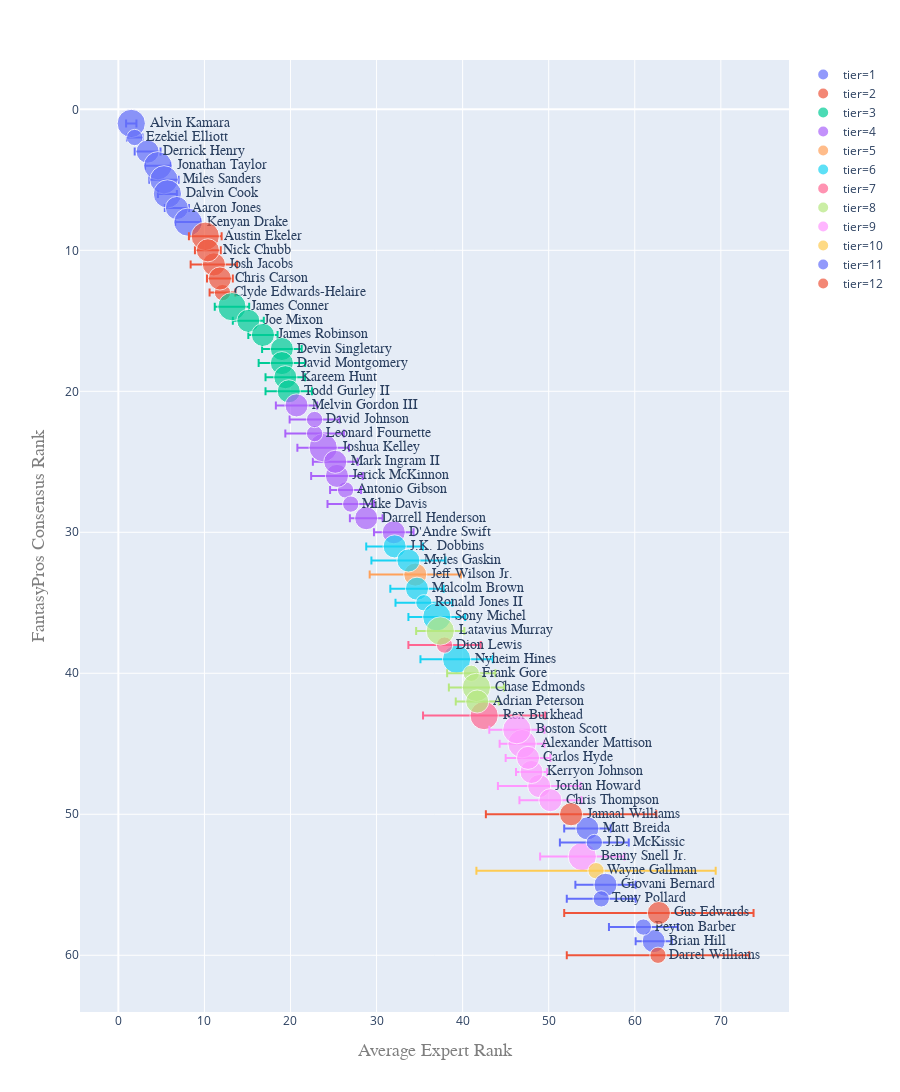

The code cell stored with this chart in its notebook:
### Code cell
rb =model('rb')

### Figure 1 — Plotly figure (JSON) as saved in the notebook; plotly's stock layout.template omitted (floating-point values rounded to 4 significant figures)
{"data": [{"textposition": "middle right", "hovertemplate": "tier=1<br>avg=%{x}<br>rank=%{y}<br>d_rank=%{marker.size}<br>name=%{text}", "showlegend": true, "legendgroup": "tier=1", "error_x": {"array": [0.6, 0.9, 1.5, 1.5, 1.7, 1.1, 1.4, 1.5]}, "name": "tier=1", "yaxis": "y", "text": ["Alvin Kamara", "Ezekiel Elliott", "Derrick Henry", "Jonathan Taylor", "Miles Sanders", "Dalvin Cook", "Aaron Jones", "Kenyan Drake"], "textfont": {"family": "sans serif", "size": 14}, "y": ["1", "2", "3", "4", "5", "6", "7", "8"], "hoverlabel": {"namelength": 0}, "mode": "markers+text", "xaxis": "x", "marker": {"opacity": 0.7, "sizeref": 0.0075, "color": "#636efa", "symbol": "circle", "sizemode": "area", "size": [3, 1, 2, 3, 3, 3, 2, 3]}, "x": [1.5, 1.9, 3.4, 4.6, 5.3, 5.7, 6.8, 8.1], "type": "scatter"}, {"textposition": "middle right", "hovertemplate": "tier=2<br>avg=%{x}<br>rank=%{y}<br>d_rank=%{marker.size}<br>name=%{text}", "showlegend": true, "legendgroup": "tier=2", "error_x": {"array": [1.5, 2.7, 1.5, 1.9, 1.5]}, "name": "tier=2", "yaxis": "y", "text": ["Clyde Edwards-Helaire", "Josh Jacobs", "Chris Carson", "Austin Ekeler", "Nick Chubb"], "textfont": {"family": "sans serif", "size": 14}, "y": ["13", "11", "12", "9", "10"], "hoverlabel": {"namelength": 0}, "mode": "markers+text", "xaxis": "x", "marker": {"opacity": 0.7, "sizeref": 0.0075, "color": "#EF553B", "symbol": "circle", "sizemode": "area", "size": [1, 2, 2, 3, 2]}, "x": [12.1, 11.1, 11.8, 10.1, 10.4], "type": "scatter"}, {"textposition": "middle right", "hovertemplate": "tier=3<br>avg=%{x}<br>rank=%{y}<br>d_rank=%{marker.size}<br>name=%{text}", "showlegend": true, "legendgroup": "tier=3", "error_x": {"array": [2, 1.8, 1.7, 2.3, 2.7, 2.3, 2.7]}, "name": "tier=3", "yaxis": "y", "text": ["James Conner", "Joe Mixon", "James Robinson", "Devin Singletary", "David Montgomery", "Kareem Hunt", "Todd Gurley II"], "textfont": {"family": "sans serif", "size": 14}, "y": ["14", "15", "16", "17", "18", "19", "20"], "hoverlabel": {"namelength": 0}, "mode": "markers+text", "xaxis": "x", "marker": {"opacity": 0.7, "sizeref": 0.0075, "color": "#00cc96", "symbol": "circle", "sizemode": "area", "size": [3, 2, 2, 2, 2, 2, 2]}, "x": [13.2, 15.1, 16.8, 19, 19, 19.4, 19.8], "type": "scatter"}, {"textposition": "middle right", "hovertemplate": "tier=4<br>avg=%{x}<br>rank=%{y}<br>d_rank=%{marker.size}<br>name=%{text}", "showlegend": true, "legendgroup": "tier=4", "error_x": {"array": [1.8, 1.9, 2.7, 3, 2.3, 3, 3.4, 2.9, 2.4, 2.6]}, "name": "tier=4", "yaxis": "y", "text": ["Antonio Gibson", "Darrell Henderson", "Mike Davis", "Jerick McKinnon", "D'Andre Swift", "Joshua Kelley", "Leonard Fournette", "David Johnson", "Melvin Gordon III", "Mark Ingram II"], "textfont": {"family": "sans serif", "size": 14}, "y": ["27", "29", "28", "26", "30", "24", "23", "22", "21", "25"], "hoverlabel": {"namelength": 0}, "mode": "markers+text", "xaxis": "x", "marker": {"opacity": 0.7, "sizeref": 0.0075, "color": "#ab63fa", "symbol": "circle", "sizemode": "area", "size": [1, 2, 1, 2, 2, 3, 1, 1, 2, 2]}, "x": [26.4, 28.8, 27, 25.4, 32, 23.8, 22.8, 22.8, 20.7, 25.2], "type": "scatter"}, {"textposition": "middle right", "hovertemplate": "tier=5<br>avg=%{x}<br>rank=%{y}<br>d_rank=%{marker.size}<br>name=%{text}", "showlegend": true, "legendgroup": "tier=5", "error_x": {"array": [5.3]}, "name": "tier=5", "yaxis": "y", "text": ["Jeff Wilson Jr."], "textfont": {"family": "sans serif", "size": 14}, "y": ["33"], "hoverlabel": {"namelength": 0}, "mode": "markers+text", "xaxis": "x", "marker": {"opacity": 0.7, "sizeref": 0.0075, "color": "#FFA15A", "symbol": "circle", "sizemode": "area", "size": [2]}, "x": [34.5], "type": "scatter"}, {"textposition": "middle right", "hovertemplate": "tier=6<br>avg=%{x}<br>rank=%{y}<br>d_rank=%{marker.size}<br>name=%{text}", "showlegend": true, "legendgroup": "tier=6", "error_x": {"array": [3.3, 4.3, 3.1, 3.3, 3.3, 4.2]}, "name": "tier=6", "yaxis": "y", "text": ["J.K. Dobbins", "Myles Gaskin", "Malcolm Brown", "Ronald Jones II", "Sony Michel", "Nyheim Hines"], "textfont": {"family": "sans serif", "size": 14}, "y": ["31", "32", "34", "35", "36", "39"], "hoverlabel": {"namelength": 0}, "mode": "markers+text", "xaxis": "x", "marker": {"opacity": 0.7, "sizeref": 0.0075, "color": "#19d3f3", "symbol": "circle", "sizemode": "area", "size": [2, 2, 2, 1, 3, 3]}, "x": [32.1, 33.7, 34.7, 35.5, 37, 39.3], "type": "scatter"}, {"textposition": "middle right", "hovertemplate": "tier=7<br>avg=%{x}<br>rank=%{y}<br>d_rank=%{marker.size}<br>name=%{text}", "showlegend": true, "legendgroup": "tier=7", "error_x": {"array": [7.1, 4.2]}, "name": "tier=7", "yaxis": "y", "text": ["Rex Burkhead", "Dion Lewis"], "textfont": {"family": "sans serif", "size": 14}, "y": ["43", "38"], "hoverlabel": {"namelength": 0}, "mode": "markers+text", "xaxis": "x", "marker": {"opacity": 0.7, "sizeref": 0.0075, "color": "#FF6692", "symbol": "circle", "sizemode": "area", "size": [3, 1]}, "x": [42.5, 37.9], "type": "scatter"}, {"textposition": "middle right", "hovertemplate": "tier=8<br>avg=%{x}<br>rank=%{y}<br>d_rank=%{marker.size}<br>name=%{text}", "showlegend": true, "legendgroup": "tier=8", "error_x": {"array": [2.8, 2.8, 3.2, 2.5]}, "name": "tier=8", "yaxis": "y", "text": ["Latavius Murray", "Frank Gore", "Chase Edmonds", "Adrian Peterson"], "textfont": {"family": "sans serif", "size": 14}, "y": ["37", "40", "41", "42"], "hoverlabel": {"namelength": 0}, "mode": "markers+text", "xaxis": "x", "marker": {"opacity": 0.7, "sizeref": 0.0075, "color": "#B6E880", "symbol": "circle", "sizemode": "area", "size": [3, 1, 3, 2]}, "x": [37.4, 41, 41.6, 41.7], "type": "scatter"}, {"textposition": "middle right", "hovertemplate": "tier=9<br>avg=%{x}<br>rank=%{y}<br>d_rank=%{marker.size}<br>name=%{text}", "showlegend": true, "legendgroup": "tier=9", "error_x": {"array": [4.9, 4.8, 1.8, 3.6, 2.6, 3.2, 2.6]}, "name": "tier=9", "yaxis": "y", "text": ["Benny Snell Jr.", "Jordan Howard", "Kerryon Johnson", "Chris Thompson", "Alexander Mattison", "Boston Scott", "Carlos Hyde"], "textfont": {"family": "sans serif", "size": 14}, "y": ["53", "48", "47", "49", "45", "44", "46"], "hoverlabel": {"namelength": 0}, "mode": "markers+text", "xaxis": "x", "marker": {"opacity": 0.7, "sizeref": 0.0075, "color": "#FF97FF", "symbol": "circle", "sizemode": "area", "size": [3, 2, 2, 2, 3, 3, 2]}, "x": [53.9, 48.9, 48, 50.2, 46.9, 46.3, 47.6], "type": "scatter"}, {"textposition": "middle right", "hovertemplate": "tier=10<br>avg=%{x}<br>rank=%{y}<br>d_rank=%{marker.size}<br>name=%{text}", "showlegend": true, "legendgroup": "tier=10", "error_x": {"array": [13.9]}, "name": "tier=10", "yaxis": "y", "text": ["Wayne Gallman"], "textfont": {"family": "sans serif", "size": 14}, "y": ["54"], "hoverlabel": {"namelength": 0}, "mode": "markers+text", "xaxis": "x", "marker": {"opacity": 0.7, "sizeref": 0.0075, "color": "#FECB52", "symbol": "circle", "sizemode": "area", "size": [1]}, "x": [55.5], "type": "scatter"}, {"textposition": "middle right", "hovertemplate": "tier=11<br>avg=%{x}<br>rank=%{y}<br>d_rank=%{marker.size}<br>name=%{text}", "showlegend": true, "legendgroup": "tier=11", "error_x": {"array": [2.7, 4, 2.1, 3.5, 4, 4]}, "name": "tier=11", "yaxis": "y", "text": ["Matt Breida", "J.D. McKissic", "Brian Hill", "Giovani Bernard", "Tony Pollard", "Peyton Barber"], "textfont": {"family": "sans serif", "size": 14}, "y": ["51", "52", "59", "55", "56", "58"], "hoverlabel": {"namelength": 0}, "mode": "markers+text", "xaxis": "x", "marker": {"opacity": 0.7, "sizeref": 0.0075, "color": "#636efa", "symbol": "circle", "sizemode": "area", "size": [2, 1, 2, 2, 1, 1]}, "x": [54.5, 55.3, 62.2, 56.6, 56.1, 61], "type": "scatter"}, {"textposition": "middle right", "hovertemplate": "tier=12<br>avg=%{x}<br>rank=%{y}<br>d_rank=%{marker.size}<br>name=%{text}", "showlegend": true, "legendgroup": "tier=12", "error_x": {"array": [9.9, 11, 10.6]}, "name": "tier=12", "yaxis": "y", "text": ["Jamaal Williams", "Gus Edwards", "Darrel Williams"], "textfont": {"family": "sans serif", "size": 14}, "y": ["50", "57", "60"], "hoverlabel": {"namelength": 0}, "mode": "markers+text", "xaxis": "x", "marker": {"opacity": 0.7, "sizeref": 0.0075, "color": "#EF553B", "symbol": "circle", "sizemode": "area", "size": [2, 2, 1]}, "x": [52.6, 62.8, 62.7], "type": "scatter"}], "layout": {"autosize": true, "xaxis": {"automargin": true, "title": {"text": "Average Expert Rank", "font": {"color": "#7f7f7f", "family": "Courier New, monospace", "size": 18}}}, "yaxis": {"automargin": true, "autorange": "reversed", "title": {"text": "FantasyPros Consensus Rank", "font": {"color": "#7f7f7f", "family": "Courier New, monospace", "size": 18}}}, "showlegend": true, "height": 1400, "width": 900, "margin": {"t": 60}, "legend": {"itemsizing": "constant", "tracegroupgap": 0}}}
